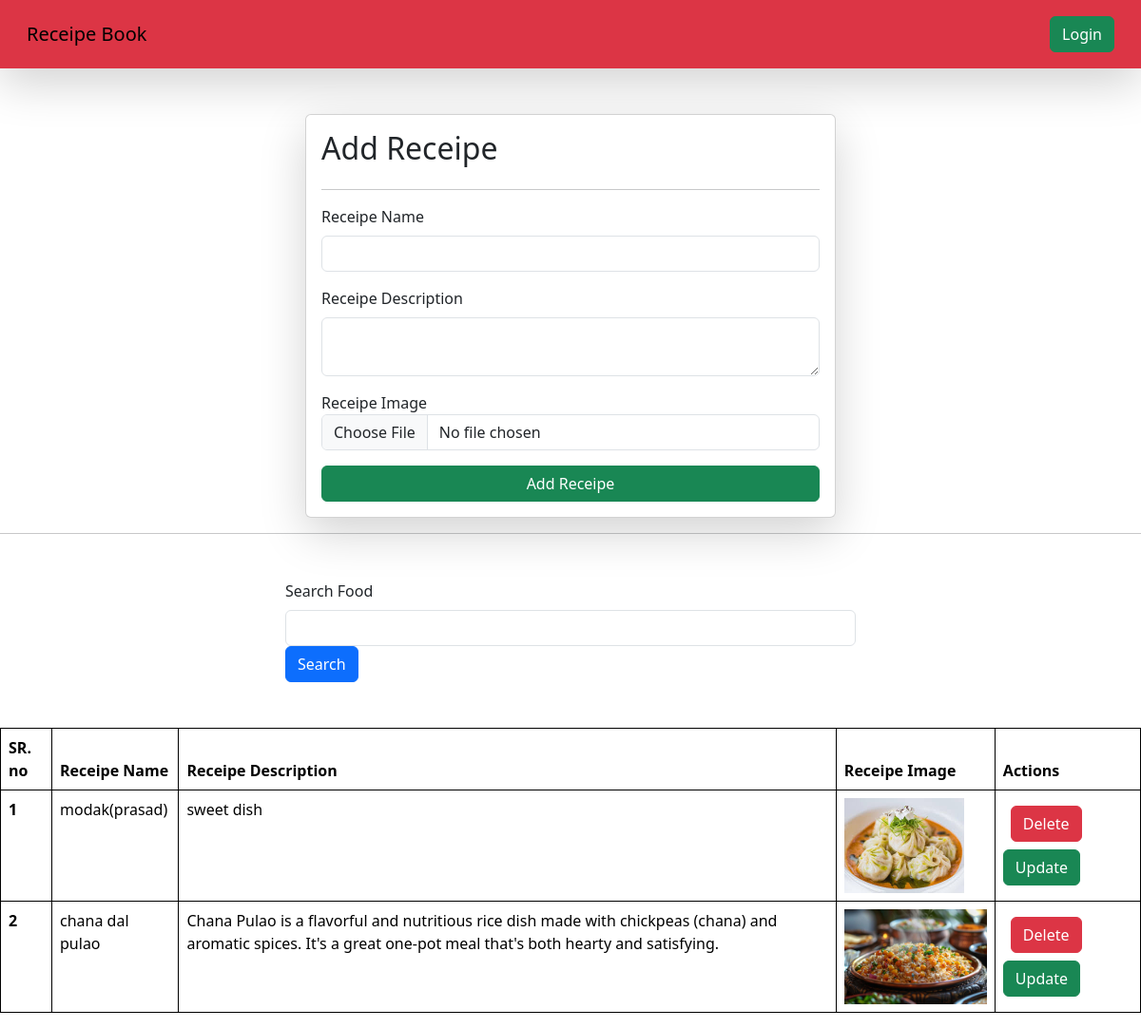
The app's page /receipes/, older data.
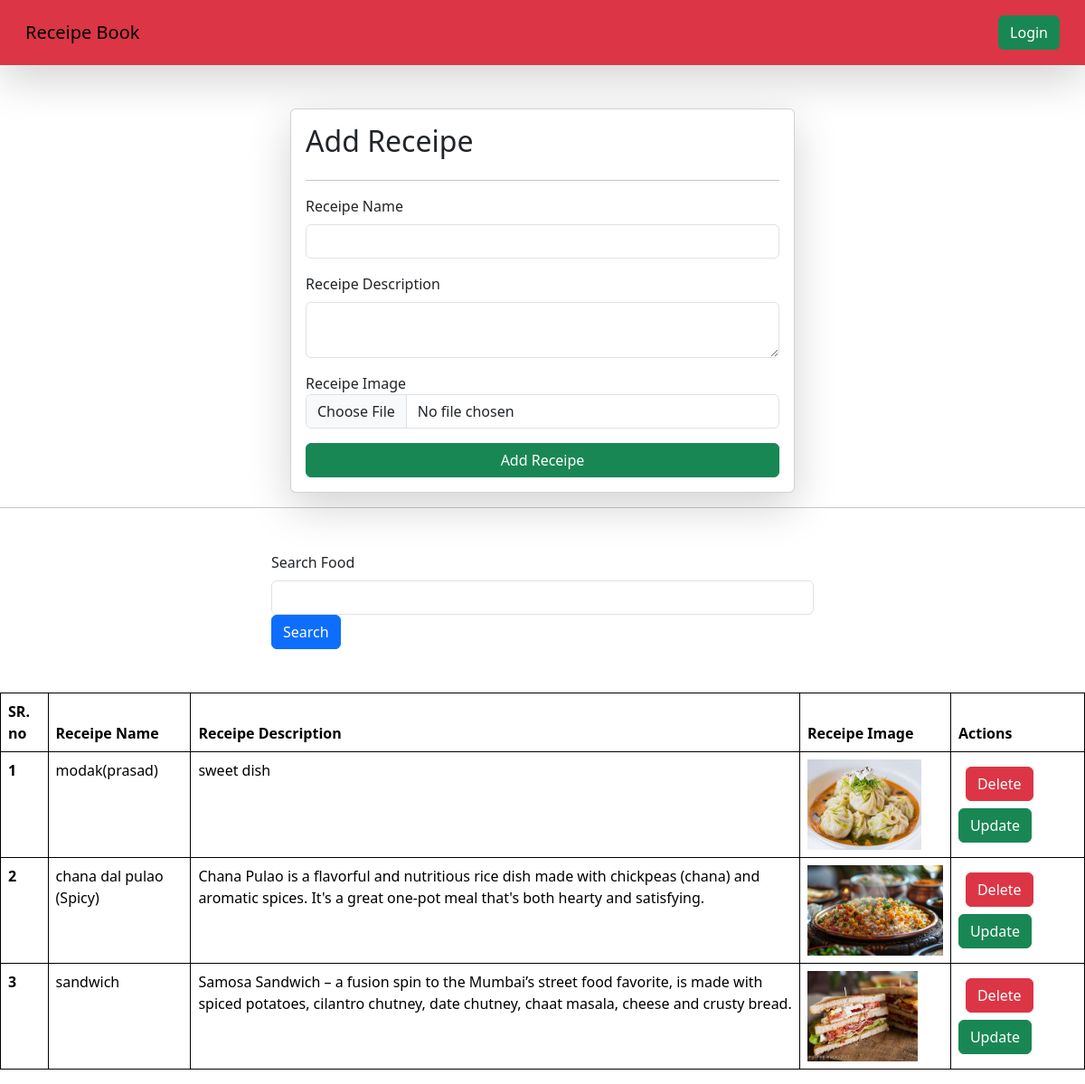
The same page, newer data.
### veges/models.py (models this page shows)
class Receipe(models.Model):
    user = models.ForeignKey(User, on_delete=models.SET_NULL, null= True,blank= True )
    receipe_name = models.CharField(max_length=100)
    receipe_description = models.TextField()
    receipe_image = models.ImageField(upload_to="receipe")

### veges/views.py (the view, shortened to what this page needs)
# urls.py: path('receipes/', receipes, name="receipes"),
def receipes(request):
    queryset = Receipe.objects.all()
    search_query = request.GET.get('search')
    if search_query:
        queryset = queryset.filter(receipe_name__icontains= search_query)
    context = {'receipes': queryset}
    return render(request, 'receipes.html', context)

### veges/templates/receipes.html (shortened to what this page needs)
{% extends "base.html" %}
{%block start%}
    <div class= "container mt-5">
        <form class = "col-6 mx-auto card p-3 shadow-lg" method = "post" enctype = "multipart/form-data">
            <h2>Add Receipe</h2>
          <hr>
          <div class="mb-3">
              <label for="Receipe_Name" class="form-label">Receipe Name</label>
              <input name="Receipe_Name" required type="text" class="form-control">
            </div>
            <div class="mb-3">
              <label for="Receipe_Description"  class="form-label">Receipe Description</label>
              <textarea  class = "form-control" name="Receipe_Description" required></textarea>
            </div>
            <div class="mb-3 ">
              <label for="Receipe_Image" id="exampleCheck1">Receipe Image</label>
              <input name="Receipe_Image" type = "file" class = "form-control" >
            </div>
            <button type="submit" class="btn btn-success">Add Receipe</button>
          </form>
    </div>
    <hr>
    <div class = "mt-5">
      <div class = "mx-auto col-6">
        <form>
        <div class="mb-3">
          <label for="Receipe_Name" class="form-label">Search Food</label>
          <input name="search"  type="text" class="form-control">
          <button type = "submit" class= "btn btn-primary">Search</button>
        </form>
        </div>
      </div>
    <table class="table mt-5">
        <thead>
          <tr>
            <th scope="col">SR. no</th>
            <th scope="col">Receipe Name</th>
            <th scope="col">Receipe Description</th>
            <th scope="col">Receipe Image</th>
            <th scope="col">Actions</th>
          </tr>
        </thead>
        <tbody>
            {%for receipe in receipes%}
          <tr>
            <th scope="row">{{forloop.counter}}</th>
            <td>{{receipe.receipe_name}}</td>
            <td>{{receipe.receipe_description}}</td>
            <td>
                <img src = "/media/{{receipe.receipe_image}}" style = "height:100px " >
            </td>
            <td>
              <a href="/delete-receipe/{{receipe.id}}" class="btn btn-danger m-2 ">Delete</a>
              <a href="/update-receipe/{{receipe.id}}" class="btn btn-success">Update</a>
            </td>
          </tr>
         {% endfor %}
        </tbody>
      </table>
 {% endblock%}

### veges/templates/base.html (shortened to what this page needs)
<!doctype html>
<html lang="en">
  <head>
    <link href="https://cdn.jsdelivr.net/npm/bootstrap@5.3.5/dist/css/bootstrap.min.css" rel="stylesheet">
  </head>
  <body>
    <nav class="navbar dark p-3 bg-danger shadow-lg">
        <div class="container-fluid">
            <a class = "navbar-brand">Receipe Book</a>
           {% if request.user.is_authenticated%}
            <a href= "/logout/" class= "btn btn-success" type="Submit">Logout</a>
           {% else %}
           <a href= "/login/" class= "btn btn-success" type="Submit">Login</a>
           {%endif%}
        </div>
      </nav>
  </body>
  </html>
  {% block start %}
  {%endblock %}

### veges/templates/base.html (style rules this page uses)
table,th,td { border: 1px solid black; }

Row changes from the older to the newer data that the page shows:
changed Receipe: receipe_name "chana dal pulao" → "chana dal pulao (Spicy)"
added Receipe: receipe_name "sandwich", receipe_description "Samosa Sandwich – a fusion spin to the Mumbai’s street food favorite, is made with spiced potatoes, cilantro chutney, date chutney, chaat masala, cheese and crusty bread.", receipe_image (picture)
